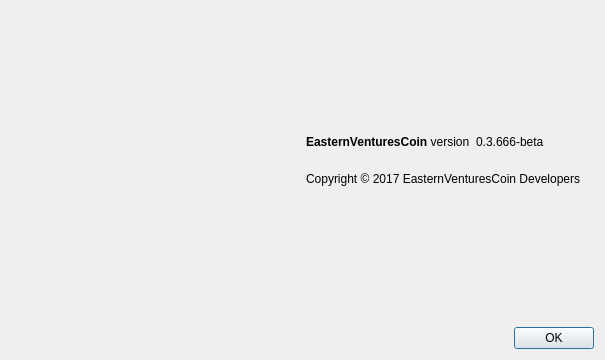
<?xml version="1.0" encoding="UTF-8"?>
<ui version="4.0">
 <class>AboutDialog</class>
 <widget class="QDialog" name="AboutDialog">
  <property name="geometry">
   <rect>
    <x>0</x>
    <y>0</y>
    <width>605</width>
    <height>360</height>
   </rect>
  </property>
  <property name="windowTitle">
   <string>About EasternVenturesCoin</string>
  </property>
  <layout class="QGridLayout" name="gridLayout" columnstretch="5,5">
   <item row="0" column="0">
    <widget class="QLabel" name="label_4">
     <property name="sizePolicy">
      <sizepolicy hsizetype="Preferred" vsizetype="Ignored">
       <horstretch>0</horstretch>
       <verstretch>0</verstretch>
      </sizepolicy>
     </property>
     <property name="pixmap">
      <pixmap resource="../bitcoin.qrc">:/images/about</pixmap>
     </property>
    </widget>
   </item>
   <item row="0" column="1">
    <layout class="QVBoxLayout" name="verticalLayout_2">
     <item>
      <spacer name="verticalSpacer_2">
       <property name="orientation">
        <enum>Qt::Vertical</enum>
       </property>
       <property name="sizeHint" stdset="0">
        <size>
         <width>20</width>
         <height>40</height>
        </size>
       </property>
      </spacer>
     </item>
     <item>
      <layout class="QHBoxLayout" name="horizontalLayout">
       <item>
        <widget class="QLabel" name="label">
         <property name="cursor">
          <cursorShape>IBeamCursor</cursorShape>
         </property>
         <property name="text">
          <string>&lt;b&gt;EasternVenturesCoin&lt;/b&gt; version</string>
         </property>
         <property name="textInteractionFlags">
          <set>Qt::LinksAccessibleByMouse|Qt::TextSelectableByKeyboard|Qt::TextSelectableByMouse</set>
         </property>
        </widget>
       </item>
       <item>
        <widget class="QLabel" name="versionLabel">
         <property name="cursor">
          <cursorShape>IBeamCursor</cursorShape>
         </property>
         <property name="text">
          <string notr="true">0.3.666-beta</string>
         </property>
         <property name="textInteractionFlags">
          <set>Qt::LinksAccessibleByMouse|Qt::TextSelectableByKeyboard|Qt::TextSelectableByMouse</set>
         </property>
        </widget>
       </item>
       <item>
        <spacer name="horizontalSpacer">
         <property name="orientation">
          <enum>Qt::Horizontal</enum>
         </property>
         <property name="sizeHint" stdset="0">
          <size>
           <width>40</width>
           <height>20</height>
          </size>
         </property>
        </spacer>
       </item>
      </layout>
     </item>
     <item>
      <widget class="QLabel" name="copyrightLabel">
       <property name="cursor">
        <cursorShape>IBeamCursor</cursorShape>
       </property>
       <property name="text">
        <string>
Copyright © 2017 EasternVenturesCoin Developers
</string>
       </property>
       <property name="textInteractionFlags">
        <set>Qt::LinksAccessibleByMouse|Qt::TextSelectableByKeyboard|Qt::TextSelectableByMouse</set>
       </property>
      </widget>
     </item>
     <item>
      <spacer name="verticalSpacer">
       <property name="orientation">
        <enum>Qt::Vertical</enum>
       </property>
       <property name="sizeHint" stdset="0">
        <size>
         <width>20</width>
         <height>40</height>
        </size>
       </property>
      </spacer>
     </item>
     <item>
      <widget class="QDialogButtonBox" name="buttonBox">
       <property name="orientation">
        <enum>Qt::Horizontal</enum>
       </property>
       <property name="standardButtons">
        <set>QDialogButtonBox::Ok</set>
       </property>
      </widget>
     </item>
    </layout>
   </item>
  </layout>
 </widget>
 <resources>
  <include location="../bitcoin.qrc"/>
 </resources>
 <connections>
  <connection>
   <sender>buttonBox</sender>
   <signal>accepted()</signal>
   <receiver>AboutDialog</receiver>
   <slot>accept()</slot>
   <hints>
    <hint type="sourcelabel">
     <x>360</x>
     <y>308</y>
    </hint>
    <hint type="destinationlabel">
     <x>157</x>
     <y>274</y>
    </hint>
   </hints>
  </connection>
  <connection>
   <sender>buttonBox</sender>
   <signal>rejected()</signal>
   <receiver>AboutDialog</receiver>
   <slot>reject()</slot>
   <hints>
    <hint type="sourcelabel">
     <x>428</x>
     <y>308</y>
    </hint>
    <hint type="destinationlabel">
     <x>286</x>
     <y>274</y>
    </hint>
   </hints>
  </connection>
 </connections>
</ui>
